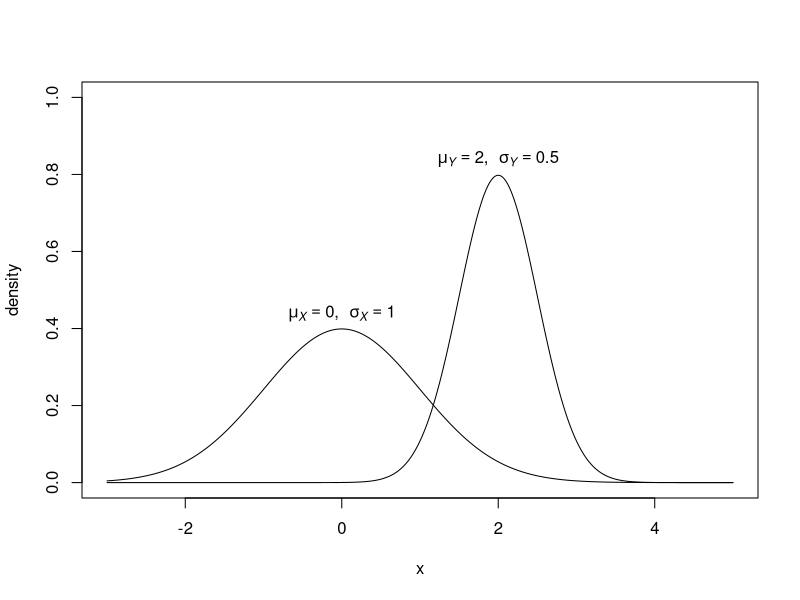

Generate this figure with R:
x <- seq(-3, 5, length = 501)
plot(x, dnorm(x), type = 'l', ylim = c(0, 1), xlab = 'x',
   ylab = 'density')
lines(x, dnorm(x, 2, .5))
text(0, .44, expression(paste(italic(mu[X]) == 0, ',  ',
   italic(sigma[X]) == 1)))
text(2, .84, expression(paste(italic(mu[Y]) == 2, ',  ',
   italic(sigma[Y]) == 0.5)))